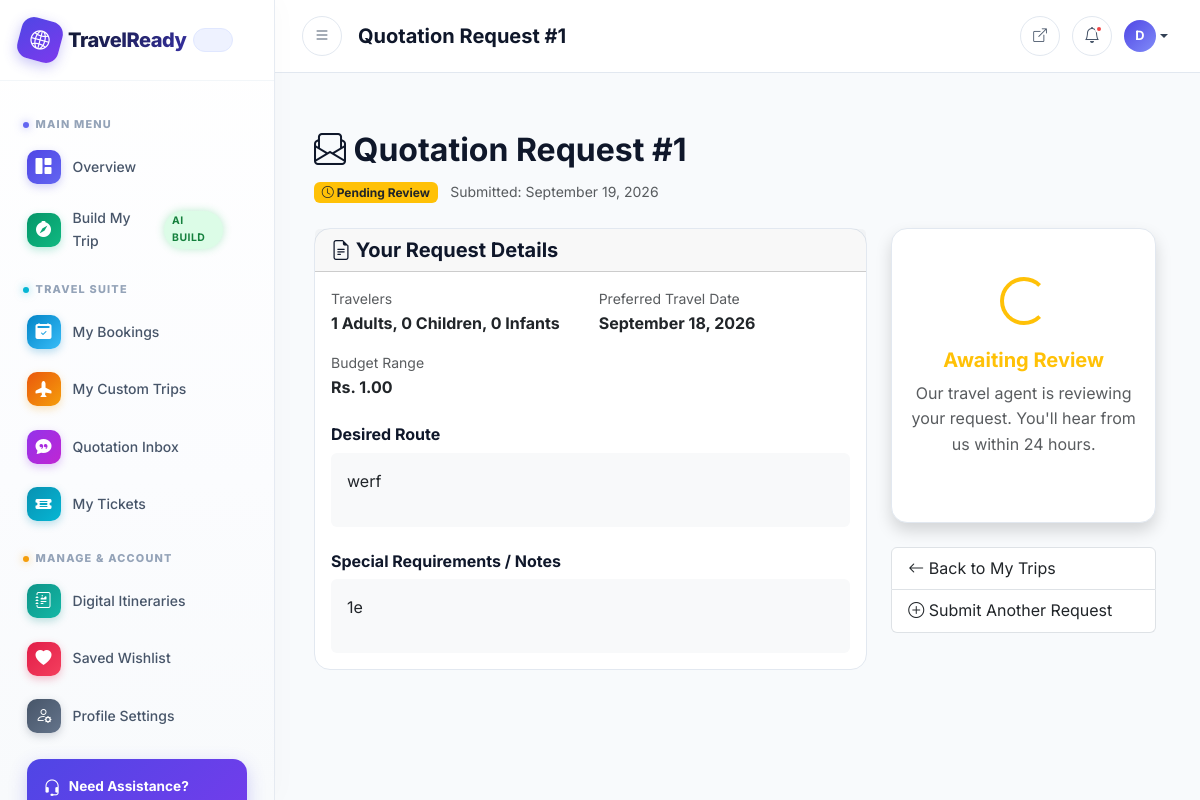
Screenshot of /builder/quotation/1/ (signed in) with the database file from the repository.
### apps/custom_trips/models.py (models this page shows, shortened)
class CustomQuotationRequest(models.Model):
    STATUS = [
        ('PENDING', 'Pending Review'),
        ('QUOTED', 'Quoted'),
        ('ACCEPTED', 'Accepted by User'),
        ('REJECTED', 'Rejected'),
    ]
    user = models.ForeignKey(
        User,
        on_delete=models.CASCADE,
        related_name='quotation_requests',
    )
    desired_route = models.TextField(
        help_text='Describe your desired route/locations',
    )
    adults = models.IntegerField(default=1)
    children = models.IntegerField(default=0)
    infants = models.IntegerField(default=0)
    budget = models.DecimalField(
        max_digits=12,
        decimal_places=2,
        blank=True,
        null=True,
    )
    travel_date = models.DateField(blank=True, null=True)
    notes = models.TextField(
        blank=True,
        help_text='Special requirements, dietary needs, etc.',
    )
    admin_quoted_price = models.DecimalField(
        max_digits=12,
        decimal_places=2,
        blank=True,
        null=True,
    )
    admin_notes = models.TextField(blank=True)
    generated_itinerary = models.TextField(
        blank=True,
        help_text='Admin generated day-by-day itinerary',
    )
    status = models.CharField(
        max_length=15,
        choices=STATUS,
        default='PENDING',
    )
    created_at = models.DateTimeField(auto_now_add=True)
    updated_at = models.DateTimeField(auto_now=True)

### apps/custom_trips/views.py (the view)
# urls.py: path('quotation/<int:pk>/', views.quotation_detail, name='quotation_detail'),
@login_required
def quotation_detail(request, pk):
    quotation = get_object_or_404(CustomQuotationRequest, pk=pk, user=request.user)
    context = {
        'quotation': quotation,
    }
    return render(request, 'custom_trips/quotation_detail.html', context)

### templates/custom_trips/quotation_detail.html (shortened to what this page needs)
{% extends 'dashboard/base_dashboard.html' %}
{% block dashboard_page_title %}Quotation Request #{{ quotation.id }}{% endblock %}
{% block dashboard_content %}
<div class="container py-4">
    <div class="d-flex justify-content-between align-items-start mb-4 flex-wrap gap-3">
        <div>
            <h2><i class="bi bi-envelope-paper"></i> Quotation Request #{{ quotation.id }}</h2>
            <div class="mt-2">
                {% if quotation.status == 'PENDING' %}
                    <span class="badge bg-warning text-dark"><i class="bi bi-clock"></i> {{ quotation.get_status_display }}</span>
                {% elif quotation.status == 'QUOTED' %}
                    <span class="badge bg-info"><i class="bi bi-check2-circle"></i> {{ quotation.get_status_display }}</span>
                {% elif quotation.status == 'ACCEPTED' %}
                    <span class="badge bg-success"><i class="bi bi-check-lg"></i> {{ quotation.get_status_display }}</span>
                {% else %}
                    <span class="badge bg-danger"><i class="bi bi-x-lg"></i> {{ quotation.get_status_display }}</span>
                {% endif %}
                <span class="text-muted ms-2 small">Submitted: {{ quotation.created_at|date:"F d, Y" }}</span>
            </div>
        </div>
    </div>
    <div class="row g-4">
        <div class="col-lg-8">
            <div class="card mb-4">
                <div class="card-header">
                    <h5 class="mb-0"><i class="bi bi-file-earmark-text"></i> Your Request Details</h5>
                </div>
                <div class="card-body">
                    <div class="row g-3 mb-4">
                        <div class="col-md-6">
                            <div class="text-muted small">Travelers</div>
                            <div class="fw-bold">{{ quotation.adults }} Adults, {{ quotation.children }} Children, {{ quotation.infants }} Infants</div>
                        </div>
                        <div class="col-md-6">
                            <div class="text-muted small">Preferred Travel Date</div>
                            <div class="fw-bold">{{ quotation.travel_date|default:"Not specified"|date:"F d, Y" }}</div>
                        </div>
                        <div class="col-md-6">
                            <div class="text-muted small">Budget Range</div>
                            <div class="fw-bold">{% if quotation.budget %}Rs. {{ quotation.budget }}{% else %}Not specified{% endif %}</div>
                        </div>
                    </div>
                    <h6 class="fw-bold">Desired Route</h6>
                    <div class="bg-light rounded p-3 mb-4">
                        {{ quotation.desired_route|linebreaks }}
                    </div>
                    {% if quotation.notes %}
                        <h6 class="fw-bold">Special Requirements / Notes</h6>
                        <div class="bg-light rounded p-3">
                            {{ quotation.notes|linebreaks }}
                        </div>
                    {% endif %}
                </div>
            </div>
        </div>
        <div class="col-lg-4">
            <div class="sticky-top" style="top: 1rem;">
                {% if quotation.status == 'QUOTED' %}
                    <div class="card shadow border-success mb-4">
                        <div class="card-header bg-success text-white">
                            <h5 class="mb-0"><i class="bi bi-hand-thumbs-up"></i> Quotation Ready</h5>
                        </div>
                        <div class="card-body text-center">
                            <div class="text-muted small mb-1">Quoted Price</div>
                            <div class="fw-bold fs-2 text-success mb-3">Rs. {{ quotation.admin_quoted_price }}</div>
                            <p class="text-muted small mb-4">Ready to proceed? Accept this quotation to start booking.</p>
                            <div class="d-grid gap-2">
                                <form method="post" action="{% url 'custom_trips:quotation_accept' quotation.pk %}">
                                    {% csrf_token %}
                                    <button type="submit" class="btn btn-success btn-lg w-100">
                                        <i class="bi bi-check-lg"></i> Accept Quotation
                                    </button>
                                </form>
                                <form method="post" action="{% url 'custom_trips:quotation_decline' quotation.pk %}">
                                    {% csrf_token %}
                                    <button type="submit" class="btn btn-outline-danger w-100">
                                        <i class="bi bi-x-lg"></i> Decline
                                    </button>
                                </form>
                            </div>
                        </div>
                    </div>
                {% elif quotation.status == 'PENDING' %}
                    <div class="card shadow mb-4">
                        <div class="card-body text-center py-5">
                            <div class="spinner-border text-warning mb-3" style="width: 3rem; height: 3rem;"></div>
                            <h5 class="text-warning">Awaiting Review</h5>
                            <p class="text-muted mt-2">Our travel agent is reviewing your request. You'll hear from us within 24 hours.</p>
                        </div>
                    </div>
                {% endif %}
                <div class="list-group">
                    <a href="{% url 'custom_trips:my_trips' %}" class="list-group-item list-group-item-action">
                        <i class="bi bi-arrow-left"></i> Back to My Trips
                    </a>
                    <a href="{% url 'custom_trips:quotation_request' %}" class="list-group-item list-group-item-action">
                        <i class="bi bi-plus-circle"></i> Submit Another Request
                    </a>
                </div>
            </div>
        </div>
    </div>
</div>
{% endblock %}

### templates/dashboard/base_dashboard.html (shortened to what this page needs)
{% load static %}
<!DOCTYPE html>
<html lang="en">
<head>
    <link href="https://cdn.jsdelivr.net/npm/bootstrap@5.3.0/dist/css/bootstrap.min.css" rel="stylesheet">
    <link href="https://cdn.jsdelivr.net/npm/bootstrap-icons@1.11.0/font/bootstrap-icons.css" rel="stylesheet">
    <link href="{% static 'css/travelready.css' %}" rel="stylesheet">
</head>
<body style="background: var(--tr-gray-50);">
    <div class="tr-dashboard-wrapper">
        <aside class="tr-sidebar" id="dashboardSidebar">
            <div class="sidebar-brand">
                <a href="{% url 'dashboard:dashboard' %}" class="d-flex align-items-center gap-2 text-decoration-none">
                    <span class="brand-icon"><i class="bi bi-globe2"></i></span>
                    <span class="brand-title">TravelReady <span class="brand-chip">APP</span></span>
                </a>
            </div>
            <nav class="sidebar-nav">
                <div class="sidebar-section-header">
                    <span class="section-dot dot-indigo"></span>
                    <span class="sidebar-section-title">Main Menu</span>
                </div>
                <a href="{% url 'dashboard:dashboard' %}" class="sidebar-link {% if request.resolver_match.url_name == 'dashboard' %}active{% endif %}">
                    <div class="nav-icon-box nav-icon-indigo">
                        <i class="bi bi-grid-1x2-fill"></i>
                    </div>
                    <span>Overview</span>
                </a>
                <a href="{% url 'custom_trips:trip_builder' %}" class="sidebar-link {% if request.resolver_match.url_name == 'trip_builder' or request.resolver_match.url_name == 'builder' %}active{% endif %}">
                    <div class="nav-icon-box nav-icon-emerald">
                        <i class="bi bi-compass-fill"></i>
                    </div>
                    <span>Build My Trip</span>
                    <span class="nav-chip-badge nav-chip-emerald">AI BUILD</span>
                </a>
                <div class="sidebar-section-header">
                    <span class="section-dot dot-cyan"></span>
                    <span class="sidebar-section-title">Travel Suite</span>
                </div>
                <a href="{% url 'dashboard:my_bookings' %}" class="sidebar-link {% if request.resolver_match.url_name == 'my_bookings' %}active{% endif %}">
                    <div class="nav-icon-box nav-icon-sky">
                        <i class="bi bi-calendar2-check-fill"></i>
                    </div>
                    <span>My Bookings</span>
                </a>
                <a href="{% url 'dashboard:my_trips' %}" class="sidebar-link {% if request.resolver_match.url_name == 'my_trips' %}active{% endif %}">
                    <div class="nav-icon-box nav-icon-amber">
                        <i class="bi bi-airplane-fill"></i>
                    </div>
                    <span>My Custom Trips</span>
                </a>
                <a href="{% url 'dashboard:my_quotations' %}" class="sidebar-link {% if request.resolver_match.url_name == 'my_quotations' %}active{% endif %}">
                    <div class="nav-icon-box nav-icon-purple">
                        <i class="bi bi-chat-quote-fill"></i>
                    </div>
                    <span>Quotation Inbox</span>
                </a>
                <a href="{% url 'dashboard:my_tickets' %}" class="sidebar-link {% if request.resolver_match.url_name == 'my_tickets' %}active{% endif %}">
                    <div class="nav-icon-box nav-icon-cyan">
                        <i class="bi bi-ticket-detailed-fill"></i>
                    </div>
                    <span>My Tickets</span>
                </a>
                <div class="sidebar-section-header">
                    <span class="section-dot dot-amber"></span>
                    <span class="sidebar-section-title">Manage & Account</span>
                </div>
                <a href="{% url 'dashboard:my_itineraries' %}" class="sidebar-link {% if request.resolver_match.url_name == 'my_itineraries' %}active{% endif %}">
                    <div class="nav-icon-box nav-icon-teal">
                        <i class="bi bi-journal-richtext"></i>
                    </div>
                    <span>Digital Itineraries</span>
                </a>
                <a href="{% url 'dashboard:my_wishlist' %}" class="sidebar-link {% if request.resolver_match.url_name == 'my_wishlist' %}active{% endif %}">
                    <div class="nav-icon-box nav-icon-rose">
                        <i class="bi bi-heart-fill"></i>
                    </div>
                    <span>Saved Wishlist</span>
                </a>
                <a href="{% url 'dashboard:profile_settings' %}" class="sidebar-link {% if request.resolver_match.url_name == 'profile_settings' %}active{% endif %}">
                    <div class="nav-icon-box nav-icon-slate">
                        <i class="bi bi-person-gear"></i>
                    </div>
                    <span>Profile Settings</span>
                </a>
                <div class="sidebar-promo-card">
                    <div class="d-flex align-items-center gap-2 mb-1">
                        <i class="bi bi-headset" style="font-size: 1.1rem;"></i>
                        <h6>Need Assistance?</h6>
                    </div>
                </div>
            </nav>
        </aside>
        <div class="tr-main-content">
            <header class="tr-topbar">
                <div class="d-flex align-items-center gap-3">
                    <button class="tr-sidebar-toggle topbar-icon-btn" onclick="toggleSidebar()" aria-label="Toggle Sidebar">
                        <i class="bi bi-list"></i>
                    </button>
                    <h1 class="page-title">{% block dashboard_page_title %}Dashboard{% endblock %}</h1>
                </div>
                <div class="topbar-actions">
                    <a href="/" class="topbar-icon-btn text-decoration-none" title="View Website">
                        <i class="bi bi-box-arrow-up-right" style="font-size: 0.85rem;"></i>
                    </a>
                    <div class="topbar-icon-btn" title="Notifications">
                        <i class="bi bi-bell"></i>
                        <span class="notification-dot"></span>
                    </div>
                    <div class="dropdown d-none d-md-block">
                        <a href="#" class="d-flex align-items-center text-decoration-none dropdown-toggle" data-bs-toggle="dropdown" style="color: var(--tr-gray-700);">
                            {% if user.profile.profile_picture %}
                                <img src="{{ user.profile.profile_picture.url }}" alt="{{ user.username }}" style="width:32px;height:32px;border-radius:50%;object-fit:cover;">
                            {% else %}
                                <span style="width:32px;height:32px;border-radius:50%;background:linear-gradient(135deg,var(--tr-primary),var(--tr-primary-light));display:flex;align-items:center;justify-content:center;color:white;font-weight:700;font-size:0.8rem;">{{ user.first_name|default:user.username|first|upper }}</span>
                            {% endif %}
                        </a>
                    </div>
                </div>
            </header>
            <div class="tr-page-content">
                {% block dashboard_content %}{% endblock %}
            </div>
        </div>
    </div>
</body>
</html>

### rows the page displays
CustomQuotationRequest: id "1", status "Pending Review", created_at "September 19, 2026", adults "1", children "0", infants "0", travel_date "September 18, 2026", budget "1.00", desired_route "werf", notes "1e"

### other values shown
{{ user.first_name|default:user.username|first|upper }} "D"
